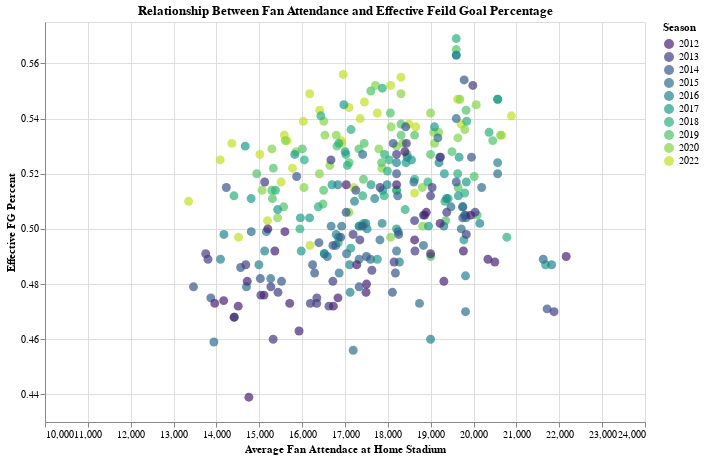

The cell this chart's notebook holds for it:
### Code cell
slider = alt.binding_range(min = int(teamsum_df['season'].min()), max = int(teamsum_df['season'].max()), step = 1)
select_season = alt.selection(
    type = 'single',  
    fields = ['season'],
    bind = slider,
    name = "Select"
)

# Create the chart
chart = alt.Chart(teamsum_df).mark_circle(size = 80).encode(
    x = alt.X('attend_g:Q', title = 'Average Fan Attendace at Home Stadium', scale = alt.Scale(domain = [10000, 24000])), 
    y = alt.Y('e_fg_percent:Q', title = 'Effective FG Percent', scale = alt.Scale(domain = [0.43, 0.575])),
    tooltip = ['team', 'arena'], 
    color = alt.Color('season:O', scale = alt.Scale(scheme = 'viridis'), legend = alt.Legend(title = 'Season'))
).properties(
    width = 600,  
    height = 400,  
    title = 'Relationship Between Fan Attendance and Effective Feild Goal Percentage'
).add_selection(
    select_season
).transform_filter(
    select_season
)

chart.display()

### Figure 1 — Vega-Lite specification as saved in the notebook (floating-point values rounded to 4 significant figures; data arrays with more than 128 entries replaced by an {"elided": "..."} marker saying what was removed)
{"config": {"view": {"continuousWidth": 300, "continuousHeight": 300}}, "data": {"name": "data-848b3ef5d0ac83e987becdc66f2ce404"}, "mark": {"type": "circle", "size": 80}, "encoding": {"color": {"field": "season", "legend": {"title": "Season"}, "scale": {"scheme": "viridis"}, "type": "ordinal"}, "tooltip": [{"field": "team", "type": "nominal"}, {"field": "arena", "type": "nominal"}], "x": {"field": "attend_g", "scale": {"domain": [10000, 24000]}, "title": "Average Fan Attendace at Home Stadium", "type": "quantitative"}, "y": {"field": "e_fg_percent", "scale": {"domain": [0.43, 0.575]}, "title": "Effective FG Percent", "type": "quantitative"}}, "height": 400, "params": [{"name": "Select", "select": {"type": "point", "fields": ["season"]}, "bind": {"input": "range", "max": 2022, "min": 2012, "step": 1}}], "title": "Relationship Between Fan Attendance and Effective Feild Goal Percentage", "transform": [{"filter": {"param": "Select"}}], "width": 600, "$schema": "https://vega.github.io/schema/vega-lite/v5.8.0.json", "datasets": {"data-848b3ef5d0ac83e987becdc66f2ce404": {"elided": "310 records"}}}
